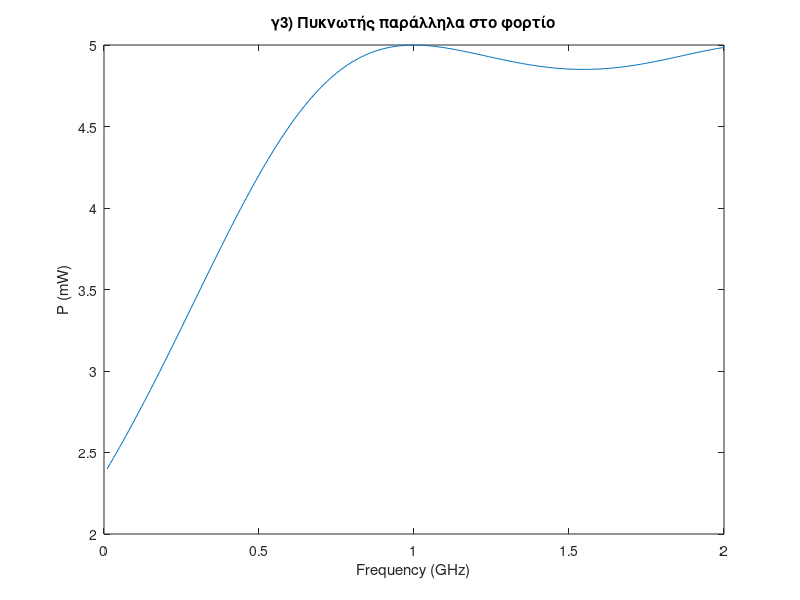

MATLAB code for this plot:
function res4c()
Zo = 50;
Z_L = 10 + 15j;
V_g = 1;
Z_g = 50 - 40j; 
fo = 1;
f = 0 : 0.01 * fo : 2 * fo;
lambda_3 = 0.1;
C3 = 4.77; 
X_c_3 = -1j * 1 ./ (2 * pi * f * 1e9 * C3 * 1e-12);

Z_L_3 = (Z_L .* X_c_3)./ (Z_L + X_c_3);

b_l_3 = lambda_3 * 2 * pi * f / fo;
Z_in_3 = Zo * (Z_L_3 + 1j .* Zo .* tan(b_l_3)) ./ (Zo + 1j .* Z_L_3 .* tan(b_l_3));
x_in_3 = real(Z_in_3);

I_in_3 = V_g ./ (Z_in_3 + Z_g);

I_in_3_norm = abs(I_in_3);

power_3 = x_in_3 .* I_in_3_norm.^2;

figure
plot(f, power_3*1e3)
title("γ3) Πυκνωτής παράλληλα στο φορτίο")
xlabel("Frequency (GHz)")
ylabel("P (mW)")
